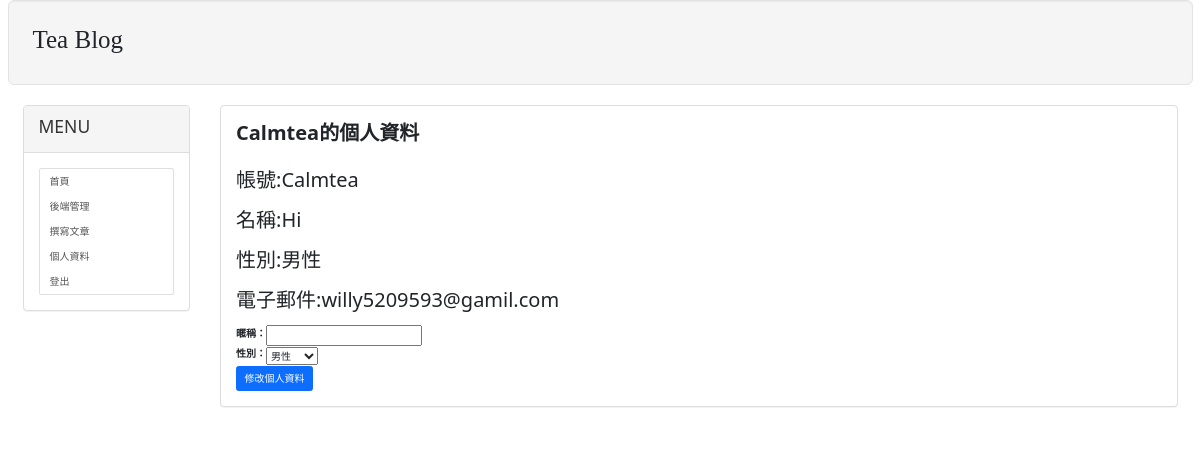
Screenshot of /profile/1 (signed in) with the database file from the repository.
### mainsite/models.py (models this page shows, shortened)
class Profile(models.Model):
    user = models.OneToOneField(User,on_delete=models.CASCADE)
    GENDER = (('男性', '男性'),('女性', '女性'),('其他', '其他'),('Not To Say', '不公開'))
    gender = models.CharField(u'性別',choices=GENDER,max_length=10,default='不公開')
    nickname = models.CharField(u"暱稱",max_length=20)

### mainsite/views.py (the view, shortened to what this page needs)
# urls.py: path('profile/<int:id>',showprofile,name="profile-url"),
def showprofile(request,id):
    try:
        user = User.objects.get(id=id)
        if user != None:
            user_info = Profile.objects.get(user=user)
            profile_form = ProfileForm()
            return render(request,'showprofile.html',locals())
    except:
        return redirect('/')

### mainsite/form.py
class ProfileForm(forms.ModelForm):
    class Meta:
        model = Profile
        fields = ['nickname','gender']

### templates/showprofile.html (shortened to what this page needs)
{% extends 'base2.html' %}
{% block headline %} {{user.username}}的個人資料 {% endblock %}
{% block content %}
    <br>
    <p>帳號:{{user_info.user.username}}</p>
    <p>名稱:{{user_info.nickname}}</p>
    <p>性別:{{user_info.gender}}</p>
    <p>電子郵件:{{user_info.user.email}}</p>
    {% if user.is_authenticated %}
        <form action="" method="POST">
            <table>
                {{profile_form.as_table}}
            </table>
            <input class="btn btn-primary"type="submit" value="修改個人資料" >
        </form>
    {% endif %}
{% endblock %}

### templates/showprofile.html (style rules this page uses)
p { font-size:15pt;; }

### rows the page displays
Profile: user.username "Calmtea", nickname "Hi", gender "男性", user.email "willy5209593@gamil.com"

### other values shown
{{ user.username }} "Calmtea"
